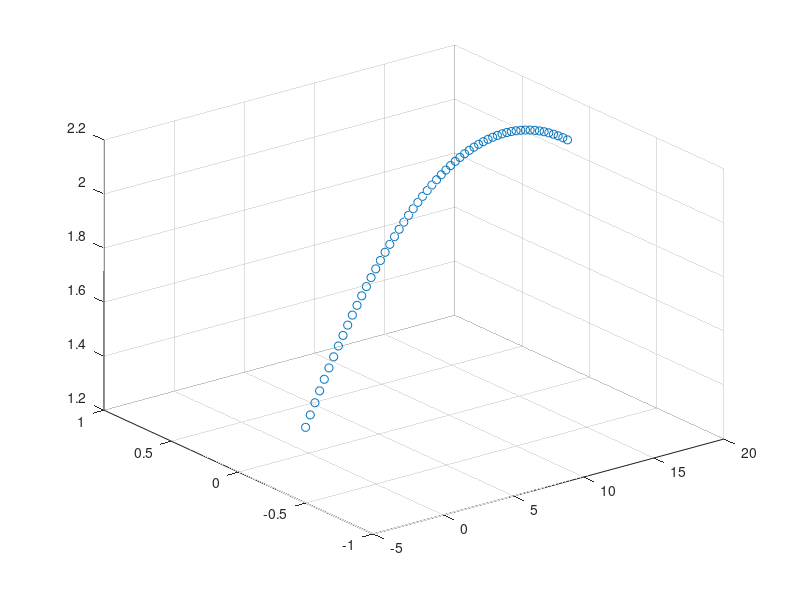

This figure's MATLAB source:
% Main function.
function main

   tab = Devoir2(1, [-120*1000/3600 0 4.55*1000/3600]);
   
    x = tab(:, 5);
    y = tab(:, 6);
    z = tab(:, 7);
    scatter3(x,y,z);
end

function y = dt()
    y = 0.01;
end
function y = Pos0()
	y = [18.44 0 2.1];
end

function y = db()
     y = 0.0073;
end

function y = mb()
    y = 0.145;
end

function y = ZonePrise()
     y = [-15.24 0.8 15.25 1.8];
end

function y = Devoir2(option, vi)
    deltaT = dt();
    qSol = zeros(7);
    pos = Pos0();
    qSol(1,:) = [0 vi(1) vi(2) vi(3) pos(1) pos(2) pos(3)];
    i = 1;
    while( i == 1 || estArrive(qSol(i, :), qSol(i-1,:)) == 0)
        switch option
            case 1
                qSol(i+1,:) = SEDEuler(qSol(i,:), deltaT, G1(qSol(i,:), deltaT));
             case 2
                qSol(i+1,:) = SEDEuler(qSol(i,:), deltaT, G2(qSol(i,:), deltaT));
             case 3
                 qSol(i+1,:) = SEDEuler(qSol(i,:), deltaT, G3(qSol(i,:), deltaT));
        end
        i = i + 1;
    end
    y = qSol;
end

function y = estArrive(q1, q0)
    zone = ZonePrise();
    rayon = db()/2;
    y=0;
    
    if(q1(7) <= 0)
        y=1;
    else if (q1(5) <= 0 && q0(5) >= 0)
            if(q1(6) - rayon >= zone(1) && q1(6) + rayon <= zone(3))
                if(q1(7) - rayon >= zone(2) && q1(7) + rayon <= zone(4))
                    y =1;
                end
            end
        end
    end 
end

function qs= SEDEuler (q0 ,Deltat , fonctiong )
    %
    % Solution ED dq/dt= fonctiong (q,t)
    % Methode de Euler
    % qs : vecteur final [tf q(tf )]
    % q0 : vecteur initial [ti q(ti )]
    % Deltat : intervalle de temps
    % fonctiong : membre de droite de ED.
    % Ceci est un m- file de matlab
    % qui retourne [1 dq/dt(ti )]
    %
    qs=q0+ fonctiong * Deltat ;
end

function y = G1(q0, deltaT)
    y = [q0(1)+deltaT 0 0 -9.8 q0(2) q0(3) q0(4)];
end
function y = G2(q0, deltaT)
    y = [q0(1)+deltaT 0 0 -9.8 q0(2) q0(3) q0(4)];
end
function y = G3(q0, deltaT)
    y = [q0(1)+deltaT 0 0 -9.8 q0(2) q0(3) q0(4)];
end